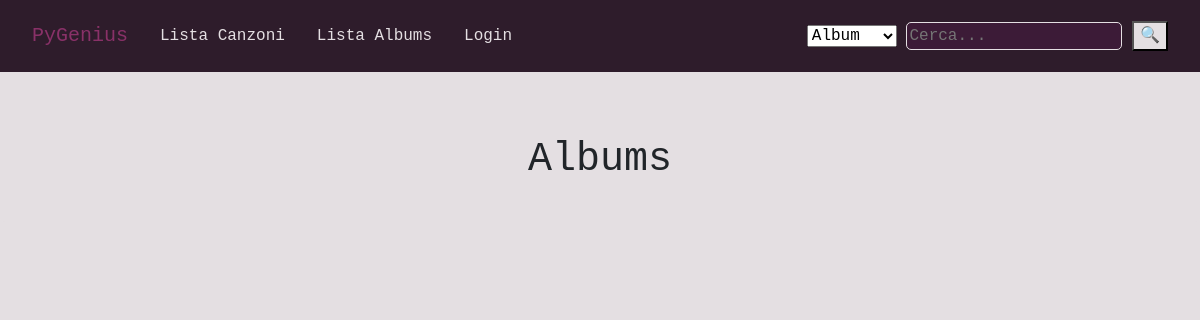
The app's page /gestione/listaalbum/, older data.
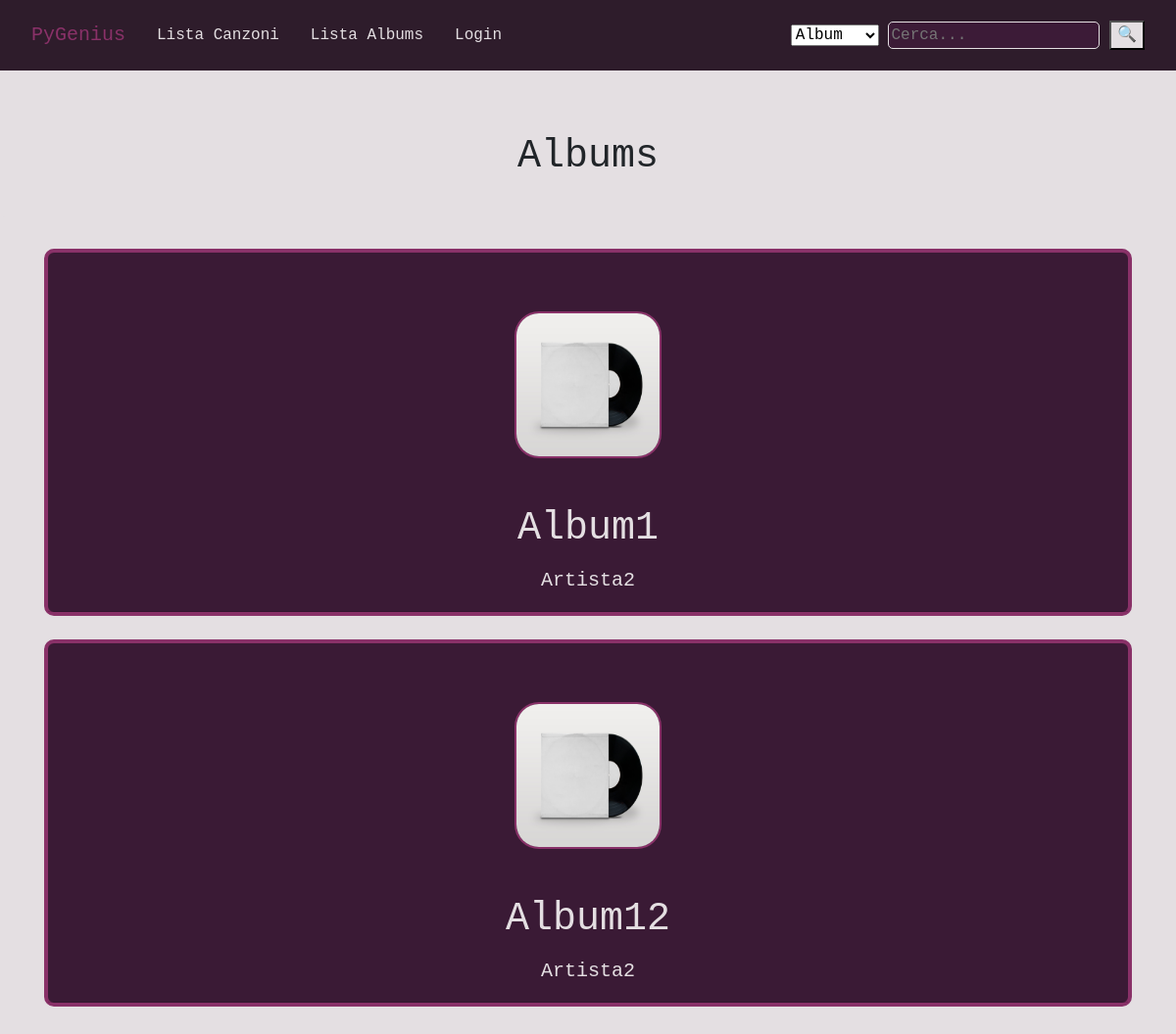
The same page, newer data.
### gestione/models.py (models this page shows)
class Album(models.Model):
    titolo = models.CharField(max_length=200)
    autore = models.ForeignKey(User, on_delete=models.CASCADE, related_name='albums')
    data_pub = models.DateField(default=None)
    cover = models.ImageField(upload_to='covers/',default='/imgs/missing_album.jpg')
    titolo_autore = models.CharField(primary_key= True, max_length=600,error_messages={'invalid':'Esiste già'})

### gestione/views.py (the view)
# urls.py: path('listaalbum/', ListaAlbum.as_view(), name='listaalbum'),
class ListaAlbum(ListView):
    model = Album
    template_name = 'gestione/listaalbum.html'
    queryset = Album.objects.all()[:15]
    def get_context_data(self, *, object_list=None, **kwargs):
        context = super().get_context_data()
        context['title'] = 'Albums'
        return context

### gestione/templates/gestione/listaalbum.html (shortened to what this page needs)
{% extends 'base.html' %}
{% block header1 %}{{title}}{% endblock %}
{% load static %}
{% block content %}
{% for can in object_list %}
<div class="card d-flex" style="background-color:#3C1B37;border: 4px solid #893168;border-radius:10px;text-align:center">
  <h5 class="card-header" style="color:#E4DFE2;font-size:40px">
      <br>
        <img style="border: 2px solid #893168;border-radius: 25px;" src="{% static can.cover.url %}" width="150"  height="150">
            <br>
            <br>
            <center>
          <a style="color:#E4DFE2;text-align:center" href="{% url 'gestione:dettagliaalbum' can.pk %}">
              {{can.titolo|capfirst}}
              <br>
              <a class="card-body" style="color:#E4DFE2;font-size:20px" href="{% url 'gestione:listacanzoni' can.autore.pk %}">{{can.autore|capfirst}}</a>
          </a>
                </center>
  </h5>
</div>
<br>
{% endfor %}
{% endblock %}

### templates/base.html (shortened to what this page needs)
<!DOCTYPE html>
<html lang="en">
<head>
    {% block head %}
  <link rel="stylesheet" href="https://cdn.jsdelivr.net/npm/bootstrap@4.6.1/dist/css/bootstrap.min.css">
  {% endblock %}
  {% load crispy_forms_tags %}
</head>
{% load tags_gestione %}
<body style="background-color:#E4DFE2;font-family:courier new" >
<nav class="navbar navbar-custom" navbar>
    {% block navbar %}
    <div class="navbar navbar-link-containter">
        <a class="navbar-brand" href="{% url 'home' %}">PyGenius</a>
        <a class="nav-link" href="{% url 'gestione:listacanzoni' %}">Lista Canzoni</a>
         <a class="nav-link" href="{% url 'gestione:listaalbum' %}">Lista Albums</a>
        {% if user.is_authenticated %}
        {% if request.user|has_group:"Artisti" %}
          <a class="nav-link" href="{% url 'gestione:creacanzone' %}">Aggiungi Canzone</a>
          <a class="nav-link" href="{% url 'gestione:creaalbum' %}">Aggiungi Album</a>
        {% endif %}
          <a class="nav-link" href='{% url "accounts:logout" %}'>{{user.username}} Logout</a>
        {% else %}
          <a class="nav-link" href='{% url "accounts:login" %}'>Login</a>
        {% endif %}
</div>
    <div class="navbar navbar-search-container">
        <form  id="search" method="GET" action="{% url 'gestione:ricerca'%}">
             <select name="model">
                <option value="Album" selected>Album</option>
            </select>
            <input class="searchbar" type="text" placeholder="Cerca..." name="q">
        <input class="search-button"  type="submit" value="🔍">
        </form>
    </div>
  {% endblock %}
</nav>
<h1 class="jumbotron text-center" style="background-color:#E4DFE2;font-family:courier new;height:150px">
  {% block header1 %}
{% endblock %}
</h1>
  <div class="container" style='margin-top:30px'>
      <div class="col-sm-22">
        {% block content %}{% endblock %}
        <br>
      </div>
    </div>
  </body>
  </html>

### templates/base.html (style rules this page uses)
.navbar-custom { background-color:#2E1C2B; }
.navbar-custom .navbar-search-container { float:right; width:auto; color: black }
.searchbar { background-color:#3C1B37; color:#E4DFE2; border:1px solid #E4DFE2; border-radius: 5px }
.search-button { background-color:#E4DFE2; border: 2px solid E4DFE2; }
.navbar-custom .navbar-brand { color: #893168; }
.navbar-custom .nav-link { background-color:#2E1C2B; color:#E4DFE2; float:left; }

Row changes from the older to the newer data that the page shows:
added Album: cover (picture), titolo "Album1", autore "Artista2"
added Album: cover (picture), titolo "Album12", autore "Artista2"
